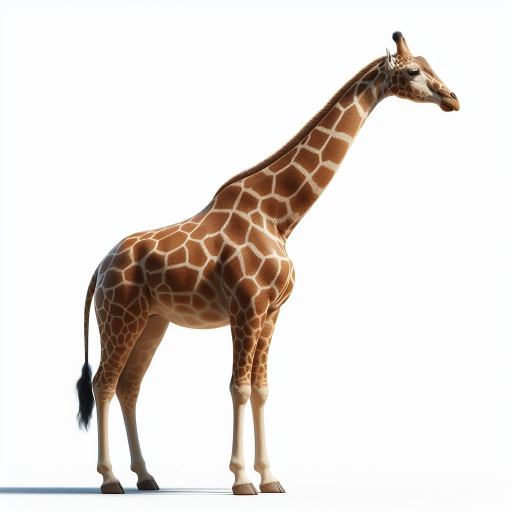
#> input picture girafa.jpeg, 1024 x 1024 px (shown at 1/2 size)
$ jupyter execute contorno.ipynb
#> lines starting #> are read from the running program, lines starting #| are printed output that depends on the picture; after the words box and inside, x2 and y2 are one past the last pixel; in counts of white or black regions, pixels touching at a corner belong together
[cell 1]
# IMAGEM DA GIRAFA

import math
import numpy as np
import cv2
import matplotlib.pyplot as plt

# importa e gray scale
img = cv2.imread('./girafa.jpeg')
#> img is the input picture: shape (1024, 1024, 3); mean B, G, R 219.7, 224, 230
img = cv2.cvtColor(img, cv2.COLOR_BGR2RGB)
img_gray = cv2.cvtColor(img, cv2.COLOR_RGB2GRAY)
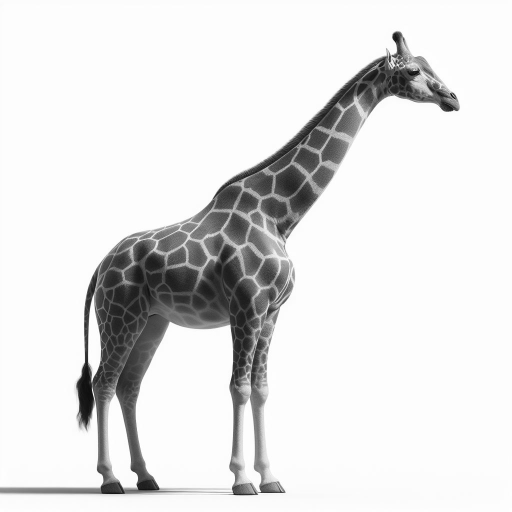
#> img_gray: shape (1024, 1024) (shown at 1/2 size); min 1, max 255, mean 225.3
a = img_gray.max()
#> a = 255
_, thresh = cv2.threshold(img_gray, a*10, a,cv2.THRESH_BINARY_INV)
#> thresh: shape (1024, 1024); every value is 255

tamanhoKernel = 5
kernel = np.ones((tamanhoKernel,tamanhoKernel), np.uint8)
thresh_open = cv2.morphologyEx(thresh, cv2.MORPH_OPEN, kernel)

# filtro
img_blur = cv2.blur(img_gray, ksize=(tamanhoKernel,tamanhoKernel))

# Detecção borda com Canny
edges_gray = cv2.Canny(image=img_gray, threshold1=a/2, threshold2=a/2)
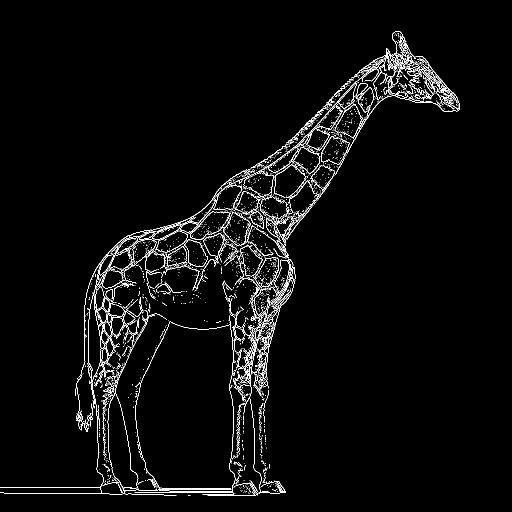
#> edges_gray: shape (1024, 1024) (shown at 1/2 size); 2.9% white in thin lines or dots, all inside (x1, y1, x2, y2) = (0, 62, 920, 991)
edges_blur = cv2.Canny(image=img_blur, threshold1=a/2, threshold2=a/2)
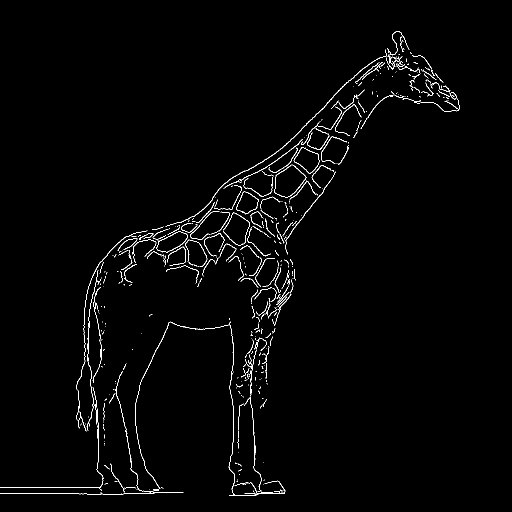
#> edges_blur: shape (1024, 1024) (shown at 1/2 size); 1.4% white in thin lines or dots, all inside (x1, y1, x2, y2) = (0, 63, 919, 992)

# contorno
contours, hierarchy = cv2.findContours(
                                   image = thresh,
                                   mode = cv2.RETR_TREE,
                                   method = cv2.CHAIN_APPROX_SIMPLE)
#> contours = [[[0, 0], [0, 1023], [1023, 1023], [1023, 0]]]
contours = sorted(contours, key = cv2.contourArea, reverse = True)
img_copy = img.copy()
final = cv2.drawContours(img_copy, contours, contourIdx = -1,
                         color = (255, 0, 0), thickness = 2)

#plot imagens
imagens = [img,img_blur,img_gray,edges_gray,edges_blur,thresh,thresh_open,final]
formatoX = math.ceil(len(imagens)**.5)
#> formatoX = 3
if (formatoX**2-len(imagens))>formatoX:
    formatoY = formatoX-1
else:
    formatoY = formatoX
#> formatoY = 3
for i in range(len(imagens)):
    plt.subplot(formatoY, formatoX, i + 1)
    plt.imshow(imagens[i],'gray')
    plt.xticks([]),plt.yticks([])
#> this loop made 8 passes
plt.show()

plt.imshow(final, 'gray')
plt.xticks([]),plt.yticks([])
plt.show()

[cell 2]
import math
import numpy as np
import cv2
import matplotlib.pyplot as plt

# importa e grayscale
img = cv2.imread('./satelite.jpeg')  # Use o nome do seu arquivo salvo localmente
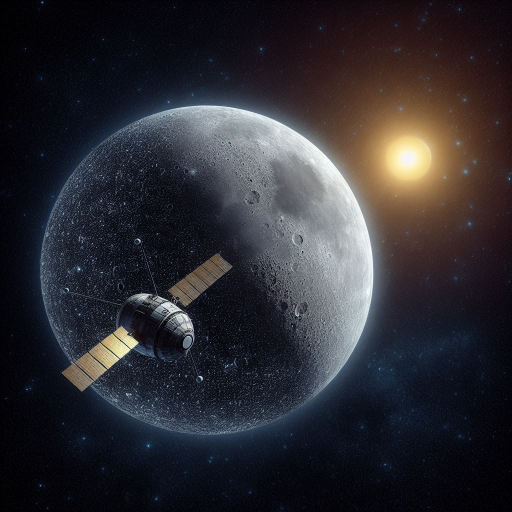
#> input picture satelite.jpeg, 1024 x 1024 px (shown at 1/2 size)
#> img is the input picture: shape (1024, 1024, 3); mean B, G, R 49.8, 44.2, 45.6
img = cv2.cvtColor(img, cv2.COLOR_BGR2RGB)
img_gray = cv2.cvtColor(img, cv2.COLOR_RGB2GRAY)
a = img_gray.max()

# Binariza a imagem com limiar
_, thresh = cv2.threshold(img_gray, a * 0.33333, a, cv2.THRESH_BINARY)
#> thresh: shape (1024, 1024); 17.9% white; 7386 white regions (7317 under 20 px), largest, box (x1, y1, x2, y2) and area: (212, 198, 938, 807) 154074, (255, 570, 389, 711) 4137, (177, 638, 296, 739) 4134

tamanhoKernel = 65
kernel = np.ones((tamanhoKernel, tamanhoKernel), np.uint8)
thresh_open = cv2.morphologyEx(thresh, cv2.MORPH_OPEN, kernel)
#> thresh_open: shape (1024, 1024); 9.4% white; 1 white region, box (x1, y1, x2, y2) and area: (446, 214, 922, 632) 98466

# Aplica blurring

img_blur = cv2.blur(img_gray, ksize=(tamanhoKernel, tamanhoKernel))

# Detecção de bordas com Canny
edges_gray = cv2.Canny(image=img_gray, threshold1=a / 2, threshold2=a / 2)
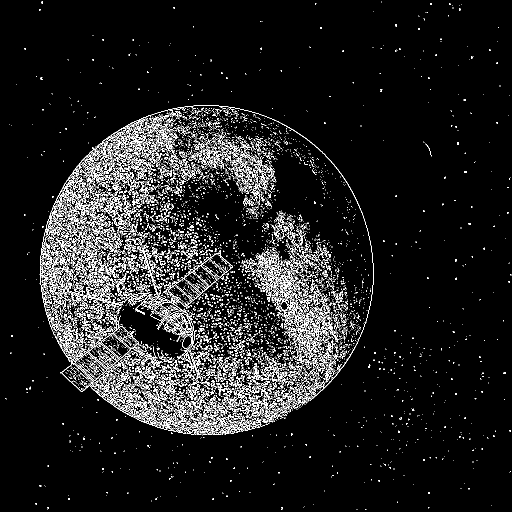
#> edges_gray: shape (1024, 1024) (shown at 1/2 size); 7.3% white in thin lines or dots
edges_blur = cv2.Canny(image=img_blur, threshold1=a / 2, threshold2=a / 2)
#> edges_blur: shape (1024, 1024); every value is 0

# Encontra contornos
contours, hierarchy = cv2.findContours(
    image=thresh,
    mode=cv2.RETR_EXTERNAL,
    method=cv2.CHAIN_APPROX_SIMPLE)
#> contours = 7370 contours, 7337 with area under 20; largest, box (x1, y1, x2, y2) and area: (212, 198, 938, 807) 158655, (255, 570, 389, 711) 4016, (177, 638, 296, 739) 3880, (123, 715, 199, 783) 1712, (149, 705, 214, 762) 1664

# Ordena os contornos por área (decrescente)
contours = sorted(contours, key=cv2.contourArea, reverse=True)

# Cria uma cópia da imagem para desenhar os contornos filtrados
img_copy = img.copy()

# Define área mínima e máxima para contornos (ajuste conforme necessário)
area_min = 500
area_max = 10000

# Filtra e desenha apenas contornos com área dentro da faixa desejada
for cnt in contours:
    area = cv2.contourArea(cnt)
    if area_min < area < area_max:
        cv2.drawContours(img_copy, [cnt], -1, (255, 0, 0), 2)
#> this loop made 7370 passes
#> area on passes 1 to 3: 158655, 4015.5, 3880
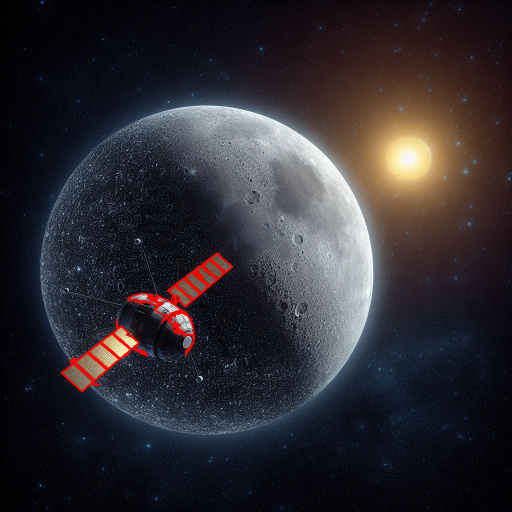
#> img_copy: shape (1024, 1024, 3) (shown at 1/2 size); mean R, G, B 46.9, 43.4, 49

# Lista de imagens para visualização
imagens = [img, img_blur, img_gray, edges_gray, edges_blur, thresh, thresh_open, img_copy]
formatoX = math.ceil(len(imagens) ** 0.5)
formatoY = formatoX if (formatoX ** 2 - len(imagens)) <= formatoX else formatoX - 1

# Mostra todas as etapas
for i in range(len(imagens)):
    plt.subplot(formatoY, formatoX, i + 1)
    plt.imshow(imagens[i], 'gray')
    plt.xticks([]), plt.yticks([])
plt.show()

# Mostra apenas o resultado final com contorno filtrado
plt.imshow(img_copy)
plt.xticks([]), plt.yticks([])
plt.show()

[cell 3]
import math
import numpy as np
import cv2
import matplotlib.pyplot as plt

# Importa e gray scale
img = cv2.imread('./aviao.jpeg')  # ou o nome correto da imagem
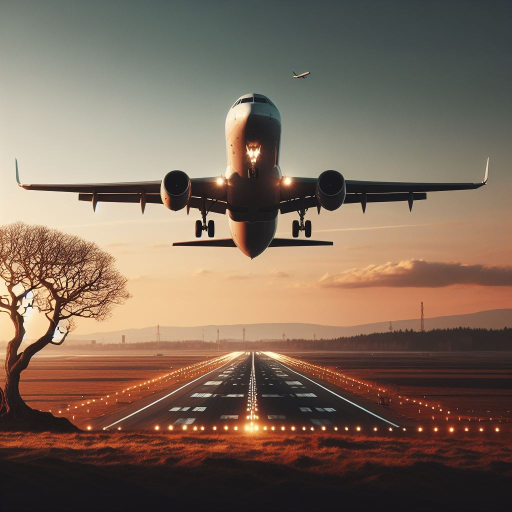
#> input picture aviao.jpeg, 1024 x 1024 px (shown at 1/2 size)
#> img is the input picture: shape (1024, 1024, 3); mean B, G, R 89.9, 105.5, 125.4
img = cv2.cvtColor(img, cv2.COLOR_BGR2RGB)
img_gray = cv2.cvtColor(img, cv2.COLOR_RGB2GRAY)
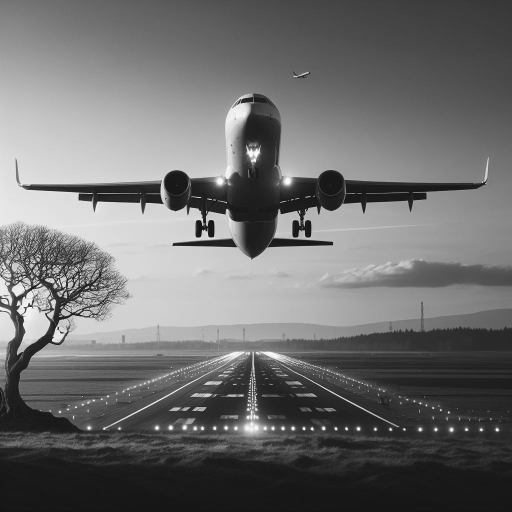
#> img_gray: shape (1024, 1024) (shown at 1/2 size); min 1, max 254, mean 109.7
a = img_gray.max()
#> a = 254

# Threshold ajustado
_, thresh = cv2.threshold(img_gray, a * 0.4, a, cv2.THRESH_BINARY)
#> thresh: shape (1024, 1024); values 0 (black) and 254 (white), 50.2% white; 888 black regions (866 under 20 px), largest, box (x1, y1, x2, y2) and area: (0, 459, 1024, 1024) 327471, (181, 0, 1024, 288) 123947, (327, 187, 976, 519) 51692

# Operações morfológicas
tamanhoKernel = 5
kernel = np.ones((tamanhoKernel, tamanhoKernel), np.uint8)
thresh_open = cv2.morphologyEx(thresh, cv2.MORPH_OPEN, kernel)
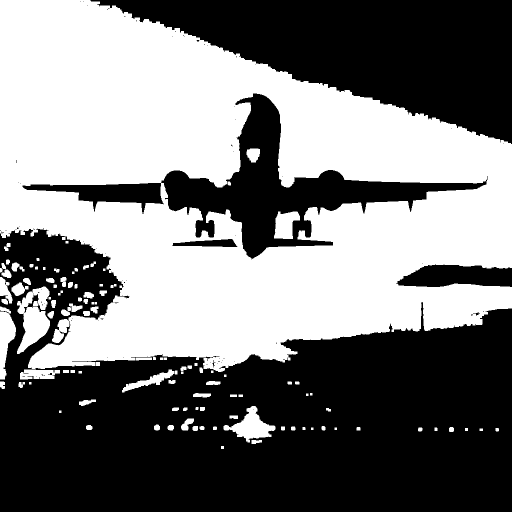
#> thresh_open: shape (1024, 1024) (shown at 1/2 size); values 0 (black) and 254 (white), 47.2% white; 112 white regions, largest, box (x1, y1, x2, y2) and area: (0, 0, 1024, 744) 469386, (34, 573, 100, 708) 5094, (447, 812, 551, 885) 3212

# Blur
img_blur = cv2.blur(img_gray, ksize=(tamanhoKernel, tamanhoKernel))

# Canny
edges_gray = cv2.Canny(image=img_gray, threshold1=a/2, threshold2=a/2)
#> edges_gray: shape (1024, 1024); 3.7% white in thin lines or dots, all inside (x1, y1, x2, y2) = (0, 142, 1024, 927)
edges_blur = cv2.Canny(image=img_blur, threshold1=a/2, threshold2=a/2)
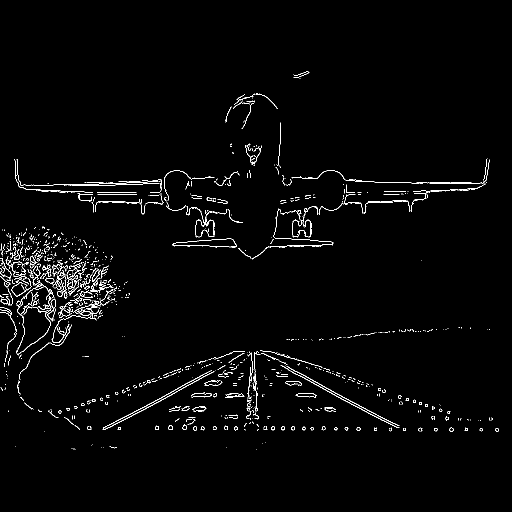
#> edges_blur: shape (1024, 1024) (shown at 1/2 size); 1.8% white in thin lines or dots, all inside (x1, y1, x2, y2) = (0, 143, 998, 900)

# Contornos
contours, hierarchy = cv2.findContours(
    image=thresh_open,
    mode=cv2.RETR_TREE,
    method=cv2.CHAIN_APPROX_SIMPLE)
#> contours = 206 contours, 101 with area under 20; largest, box (x1, y1, x2, y2) and area: (0, 0, 1024, 744) 531617, (321, 186, 976, 520) 56954, (44, 365, 328, 429) 7830, (34, 573, 100, 708) 4832, (447, 812, 551, 885) 3048

# Filtrar por área e posição vertical
min_area = 5000
max_area = 100000
altura_img = img.shape[0]
#> altura_img = 1024

filtered_contours = []
for cnt in contours:
    area = cv2.contourArea(cnt)
    if min_area < area < max_area:
        _, y, _, h = cv2.boundingRect(cnt)
        if y + h/2 < altura_img * 0.75:
            filtered_contours.append(cnt)
#> this loop made 206 passes
#> (area, y, h) on passes 176, 187: (7830.5, 365, 64), (56954.5, 186, 334)
#> area on passes 2, 4, 6, 7, 10, 11: 106, 34.5, 29.5, 51.5, 75, 41
#> after the loop, filtered_contours = 2 contours; box (x1, y1, x2, y2) and area: (321, 186, 976, 520) 56954, (44, 365, 328, 429) 7830

# Desenha os contornos filtrados
img_copy = img.copy()
final = cv2.drawContours(img_copy, filtered_contours, contourIdx=-1,
                         color=(255, 0, 0), thickness=2)

# Plota as imagens
imagens = [img, img_blur, img_gray, edges_gray, edges_blur, thresh, thresh_open, final]
formatoX = math.ceil(len(imagens) ** 0.5)
formatoY = formatoX if (formatoX ** 2 - len(imagens)) <= formatoX else formatoX - 1

for i in range(len(imagens)):
    plt.subplot(formatoY, formatoX, i + 1)
    plt.imshow(imagens[i], 'gray')
    plt.xticks([]), plt.yticks([])

plt.show()

# Mostra só a imagem final com contorno
plt.imshow(final, 'gray')
plt.xticks([]), plt.yticks([])
plt.show()
